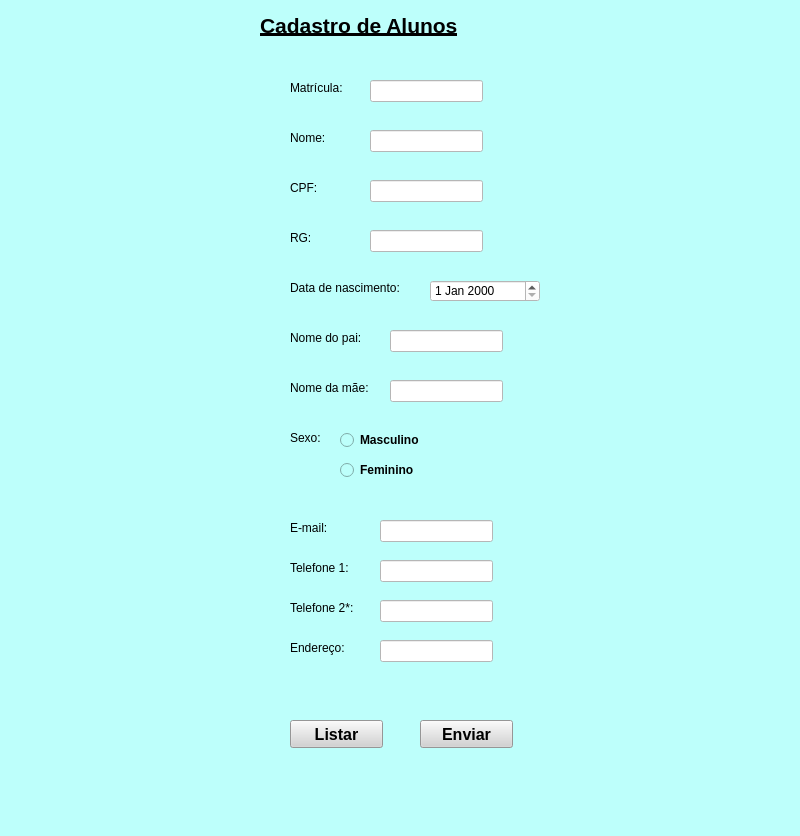
<?xml version="1.0" encoding="UTF-8"?>
<ui version="4.0">
 <class>MainWindow</class>
 <widget class="QMainWindow" name="MainWindow">
  <property name="geometry">
   <rect>
    <x>0</x>
    <y>0</y>
    <width>800</width>
    <height>836</height>
   </rect>
  </property>
  <property name="font">
   <font>
    <family>Arial Black</family>
   </font>
  </property>
  <property name="windowTitle">
   <string>MainWindow</string>
  </property>
  <property name="styleSheet">
   <string notr="true">background-color: rgb(189, 255, 251);</string>
  </property>
  <widget class="QWidget" name="centralwidget">
   <widget class="QLabel" name="label">
    <property name="geometry">
     <rect>
      <x>260</x>
      <y>10</y>
      <width>291</width>
      <height>31</height>
     </rect>
    </property>
    <property name="font">
     <font>
      <pointsize>16</pointsize>
      <weight>75</weight>
      <italic>false</italic>
      <bold>true</bold>
      <underline>true</underline>
      <strikeout>false</strikeout>
      <stylestrategy>PreferDefault</stylestrategy>
      <kerning>true</kerning>
     </font>
    </property>
    <property name="text">
     <string>Cadastro de Alunos</string>
    </property>
   </widget>
   <widget class="QLabel" name="label_2">
    <property name="geometry">
     <rect>
      <x>290</x>
      <y>80</y>
      <width>55</width>
      <height>16</height>
     </rect>
    </property>
    <property name="text">
     <string>Matrícula:</string>
    </property>
   </widget>
   <widget class="QLabel" name="label_3">
    <property name="geometry">
     <rect>
      <x>290</x>
      <y>130</y>
      <width>55</width>
      <height>16</height>
     </rect>
    </property>
    <property name="text">
     <string>Nome:</string>
    </property>
   </widget>
   <widget class="QLabel" name="label_4">
    <property name="geometry">
     <rect>
      <x>290</x>
      <y>180</y>
      <width>55</width>
      <height>16</height>
     </rect>
    </property>
    <property name="text">
     <string>CPF:</string>
    </property>
   </widget>
   <widget class="QLabel" name="label_5">
    <property name="geometry">
     <rect>
      <x>290</x>
      <y>230</y>
      <width>55</width>
      <height>16</height>
     </rect>
    </property>
    <property name="text">
     <string>RG:</string>
    </property>
   </widget>
   <widget class="QLabel" name="label_6">
    <property name="geometry">
     <rect>
      <x>290</x>
      <y>280</y>
      <width>121</width>
      <height>16</height>
     </rect>
    </property>
    <property name="text">
     <string>Data de nascimento:</string>
    </property>
   </widget>
   <widget class="QLabel" name="label_7">
    <property name="geometry">
     <rect>
      <x>290</x>
      <y>330</y>
      <width>81</width>
      <height>16</height>
     </rect>
    </property>
    <property name="text">
     <string>Nome do pai:</string>
    </property>
   </widget>
   <widget class="QLabel" name="label_8">
    <property name="geometry">
     <rect>
      <x>290</x>
      <y>380</y>
      <width>91</width>
      <height>16</height>
     </rect>
    </property>
    <property name="text">
     <string>Nome da mãe:</string>
    </property>
   </widget>
   <widget class="QLabel" name="label_9">
    <property name="geometry">
     <rect>
      <x>290</x>
      <y>430</y>
      <width>55</width>
      <height>16</height>
     </rect>
    </property>
    <property name="text">
     <string>Sexo:</string>
    </property>
   </widget>
   <widget class="QLineEdit" name="lineEdit">
    <property name="geometry">
     <rect>
      <x>370</x>
      <y>80</y>
      <width>113</width>
      <height>22</height>
     </rect>
    </property>
    <property name="styleSheet">
     <string notr="true">background-color: rgb(255, 255, 255);</string>
    </property>
    <property name="text">
     <string/>
    </property>
   </widget>
   <widget class="QLineEdit" name="lineEdit_2">
    <property name="geometry">
     <rect>
      <x>370</x>
      <y>130</y>
      <width>113</width>
      <height>22</height>
     </rect>
    </property>
    <property name="styleSheet">
     <string notr="true">background-color: rgb(255, 255, 255);</string>
    </property>
   </widget>
   <widget class="QLineEdit" name="lineEdit_3">
    <property name="geometry">
     <rect>
      <x>370</x>
      <y>180</y>
      <width>113</width>
      <height>22</height>
     </rect>
    </property>
    <property name="styleSheet">
     <string notr="true">background-color: rgb(255, 255, 255);</string>
    </property>
   </widget>
   <widget class="QLineEdit" name="lineEdit_4">
    <property name="geometry">
     <rect>
      <x>370</x>
      <y>230</y>
      <width>113</width>
      <height>22</height>
     </rect>
    </property>
    <property name="styleSheet">
     <string notr="true">background-color: rgb(255, 255, 255);</string>
    </property>
   </widget>
   <widget class="QDateEdit" name="dateEdit">
    <property name="geometry">
     <rect>
      <x>430</x>
      <y>280</y>
      <width>110</width>
      <height>22</height>
     </rect>
    </property>
    <property name="styleSheet">
     <string notr="true">background-color: rgb(255, 255, 255);</string>
    </property>
   </widget>
   <widget class="QLineEdit" name="lineEdit_5">
    <property name="geometry">
     <rect>
      <x>390</x>
      <y>330</y>
      <width>113</width>
      <height>22</height>
     </rect>
    </property>
    <property name="styleSheet">
     <string notr="true">background-color: rgb(255, 255, 255);</string>
    </property>
   </widget>
   <widget class="QLineEdit" name="lineEdit_6">
    <property name="geometry">
     <rect>
      <x>390</x>
      <y>380</y>
      <width>113</width>
      <height>22</height>
     </rect>
    </property>
    <property name="styleSheet">
     <string notr="true">background-color: rgb(255, 255, 255);</string>
    </property>
   </widget>
   <widget class="QRadioButton" name="radioButton">
    <property name="geometry">
     <rect>
      <x>340</x>
      <y>430</y>
      <width>95</width>
      <height>20</height>
     </rect>
    </property>
    <property name="font">
     <font>
      <weight>75</weight>
      <bold>true</bold>
     </font>
    </property>
    <property name="text">
     <string>Masculino</string>
    </property>
   </widget>
   <widget class="QRadioButton" name="radioButton_2">
    <property name="geometry">
     <rect>
      <x>340</x>
      <y>460</y>
      <width>95</width>
      <height>20</height>
     </rect>
    </property>
    <property name="font">
     <font>
      <weight>75</weight>
      <bold>true</bold>
     </font>
    </property>
    <property name="text">
     <string>Feminino</string>
    </property>
   </widget>
   <widget class="QPushButton" name="pushButton">
    <property name="geometry">
     <rect>
      <x>420</x>
      <y>720</y>
      <width>93</width>
      <height>28</height>
     </rect>
    </property>
    <property name="font">
     <font>
      <pointsize>12</pointsize>
      <weight>75</weight>
      <bold>true</bold>
     </font>
    </property>
    <property name="styleSheet">
     <string notr="true">background-color: rgb(210, 210, 210);</string>
    </property>
    <property name="text">
     <string>Enviar</string>
    </property>
    <property name="autoDefault">
     <bool>false</bool>
    </property>
    <property name="flat">
     <bool>false</bool>
    </property>
   </widget>
   <widget class="QPushButton" name="pushButton_2">
    <property name="geometry">
     <rect>
      <x>290</x>
      <y>720</y>
      <width>93</width>
      <height>28</height>
     </rect>
    </property>
    <property name="font">
     <font>
      <pointsize>12</pointsize>
      <weight>75</weight>
      <bold>true</bold>
     </font>
    </property>
    <property name="styleSheet">
     <string notr="true">background-color: rgb(210, 210, 210);</string>
    </property>
    <property name="text">
     <string>Listar</string>
    </property>
   </widget>
   <widget class="QLabel" name="label_10">
    <property name="geometry">
     <rect>
      <x>290</x>
      <y>520</y>
      <width>55</width>
      <height>16</height>
     </rect>
    </property>
    <property name="text">
     <string>E-mail:</string>
    </property>
   </widget>
   <widget class="QLabel" name="label_11">
    <property name="geometry">
     <rect>
      <x>290</x>
      <y>560</y>
      <width>71</width>
      <height>16</height>
     </rect>
    </property>
    <property name="text">
     <string>Telefone 1:</string>
    </property>
   </widget>
   <widget class="QLabel" name="label_12">
    <property name="geometry">
     <rect>
      <x>290</x>
      <y>600</y>
      <width>81</width>
      <height>16</height>
     </rect>
    </property>
    <property name="text">
     <string>Telefone 2*:</string>
    </property>
   </widget>
   <widget class="QLabel" name="label_13">
    <property name="geometry">
     <rect>
      <x>290</x>
      <y>640</y>
      <width>71</width>
      <height>16</height>
     </rect>
    </property>
    <property name="text">
     <string>Endereço:</string>
    </property>
   </widget>
   <widget class="QLineEdit" name="lineEdit_7">
    <property name="geometry">
     <rect>
      <x>380</x>
      <y>520</y>
      <width>113</width>
      <height>22</height>
     </rect>
    </property>
    <property name="styleSheet">
     <string notr="true">background-color: rgb(255, 255, 255);</string>
    </property>
   </widget>
   <widget class="QLineEdit" name="lineEdit_8">
    <property name="geometry">
     <rect>
      <x>380</x>
      <y>560</y>
      <width>113</width>
      <height>22</height>
     </rect>
    </property>
    <property name="styleSheet">
     <string notr="true">background-color: rgb(255, 255, 255);</string>
    </property>
   </widget>
   <widget class="QLineEdit" name="lineEdit_9">
    <property name="geometry">
     <rect>
      <x>380</x>
      <y>600</y>
      <width>113</width>
      <height>22</height>
     </rect>
    </property>
    <property name="styleSheet">
     <string notr="true">background-color: rgb(255, 255, 255);</string>
    </property>
   </widget>
   <widget class="QLineEdit" name="lineEdit_10">
    <property name="geometry">
     <rect>
      <x>380</x>
      <y>640</y>
      <width>113</width>
      <height>22</height>
     </rect>
    </property>
    <property name="styleSheet">
     <string notr="true">background-color: rgb(255, 255, 255);</string>
    </property>
   </widget>
  </widget>
  <widget class="QMenuBar" name="menubar">
   <property name="geometry">
    <rect>
     <x>0</x>
     <y>0</y>
     <width>800</width>
     <height>26</height>
    </rect>
   </property>
  </widget>
  <widget class="QStatusBar" name="statusbar"/>
 </widget>
 <resources/>
 <connections/>
</ui>
